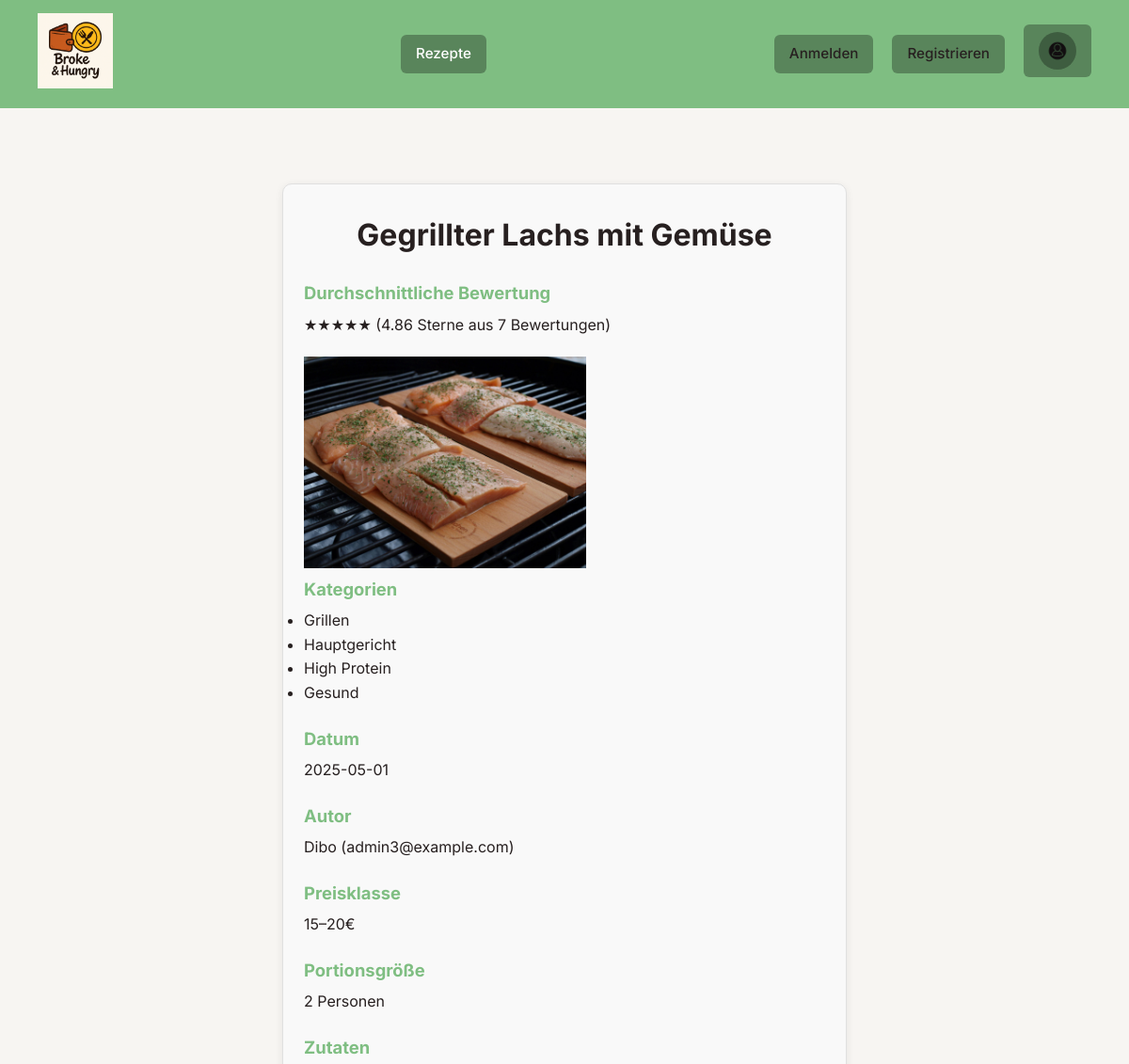
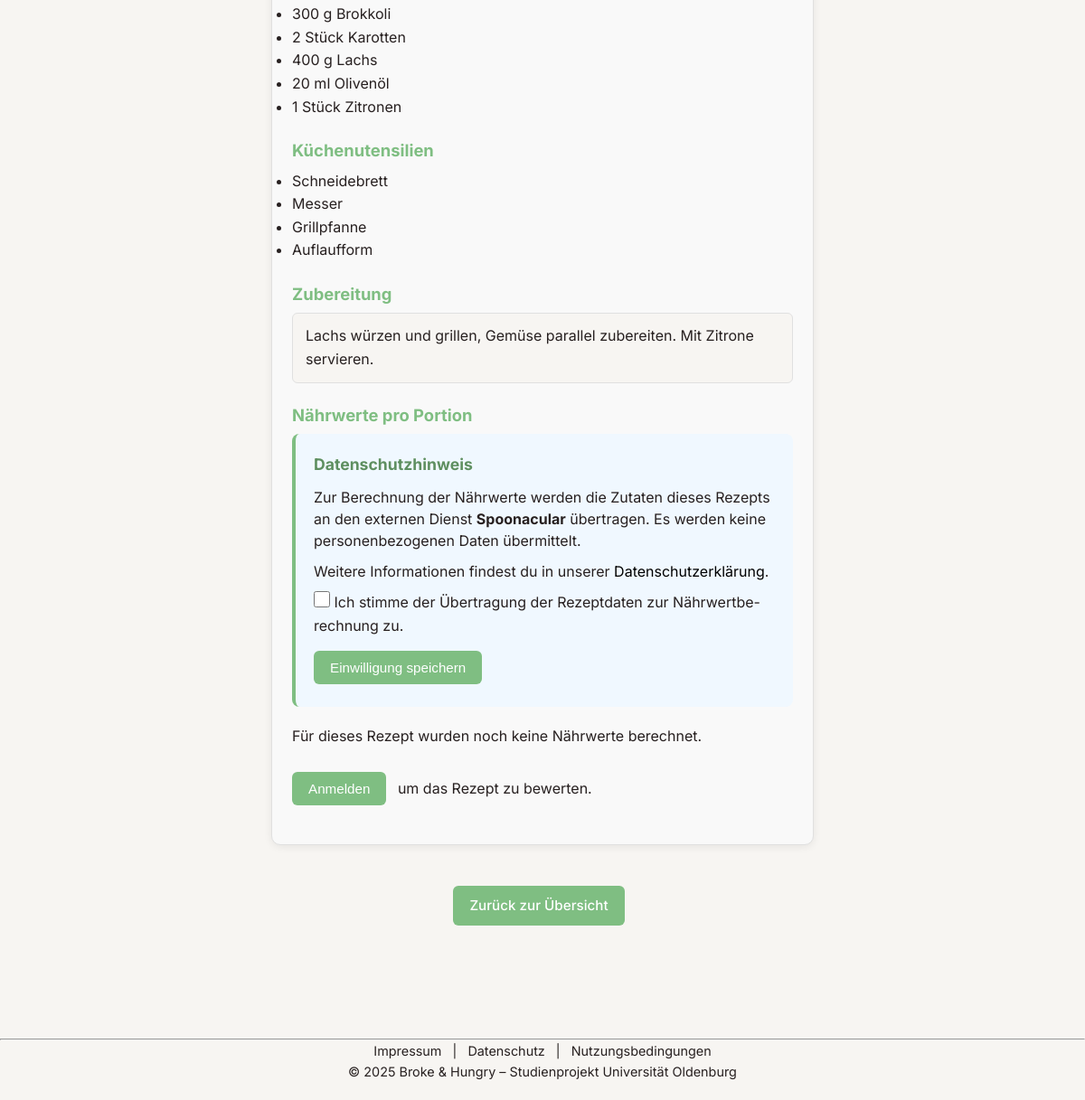
Screenshot of /index.php?page=rezept&id=3 with the database file from the repository (2 pictures, top to bottom).
### tables this page shows
CREATE TABLE Rezept (
            RezeptID INTEGER PRIMARY KEY AUTOINCREMENT,
            Titel TEXT NOT NULL,
            Zubereitung TEXT NOT NULL,
            BildPfad TEXT,
            ErstellerID INTEGER,
            PreisklasseID INTEGER,
            PortionsgroesseID INTEGER,
            Erstellungsdatum TEXT NOT NULL,
            FOREIGN KEY (ErstellerID) REFERENCES Nutzer(NutzerID) ON DELETE CASCADE,
            FOREIGN KEY (PreisklasseID) REFERENCES Preisklasse(PreisklasseID),
            FOREIGN KEY (PortionsgroesseID) REFERENCES Portionsgroesse(PortionsgroesseID)
        );

CREATE TABLE Nutzer (
            NutzerID INTEGER PRIMARY KEY AUTOINCREMENT,
            Benutzername TEXT NOT NULL,
            Email TEXT NOT NULL UNIQUE,
            PasswortHash TEXT NOT NULL,
            RegistrierungsDatum TEXT NOT NULL,
            IstAdmin INTEGER NOT NULL DEFAULT 0
        );

CREATE TABLE Preisklasse (
            PreisklasseID INTEGER PRIMARY KEY AUTOINCREMENT,
            Preisspanne TEXT NOT NULL
        );

CREATE TABLE Portionsgroesse (
            PortionsgroesseID INTEGER PRIMARY KEY AUTOINCREMENT,
            Angabe TEXT NOT NULL
        );

CREATE TABLE RezeptZutat (
            RezeptID INTEGER,
            Zutat TEXT,
            Menge TEXT,
            Einheit TEXT,
            PRIMARY KEY (RezeptID, Zutat),
            FOREIGN KEY (RezeptID) REFERENCES Rezept(RezeptID) ON DELETE CASCADE
        );

CREATE TABLE Utensil (
            UtensilID INTEGER PRIMARY KEY AUTOINCREMENT,
            Name TEXT NOT NULL
        );

### php/view/rezept.php (the view, shortened to what the rows shown need)
<main>
    <?php if (!empty($rezept)): ?>
        <article class="rezept-detail">
            <header>
                <h2 class="rezept-titel"><?= htmlspecialchars($rezept['titel'] ?? 'Unbekannt') ?></h2>
            </header>
            <section class="rezept-block">
                <h3>Durchschnittliche Bewertung</h3>
                <?php if (isset($durchschnitt) && $durchschnitt !== null && isset($anzahlBewertungen) && $anzahlBewertungen > 0): ?>
                    <p>
                        <?php
                        $sterne = round($durchschnitt);
                        for ($i = 1; $i <= 5; $i++) {
                            echo $i <= $sterne ? '★' : '☆';
                        }
                        ?>
                        (<?= number_format($durchschnitt, 2) ?> Sterne aus <?= $anzahlBewertungen ?> Bewertung<?= $anzahlBewertungen > 1 ? 'en' : '' ?>)
                    </p>
                <?php else: ?>
                    <p>Dieses Rezept wurde noch nicht bewertet.</p>
                <?php endif; ?>
            </section>
            <?php
            $projektRoot = realpath(__DIR__ . '/images/');
            $bildDatei = $projektRoot . ($rezept['bild'] ?? '');
            if (!empty($rezept['bild']) && file_exists($bildDatei)) {
                $bildUrl = $rezept['bild'];
            } else {
                echo "<p>Datei existiert NICHT am erwarteten Pfad: " . htmlspecialchars($bildDatei) . "</p>";
                $bildUrl = '/images/placeholder.jpg';
            }
            ?>
            <img src="<?= htmlspecialchars($bildUrl) ?>"
                 alt="<?= htmlspecialchars($rezept['titel'] ?? 'Rezeptbild') ?>"
                 style="max-width:300px;">
            <section class="rezept-block">
                <h3>Kategorien</h3>
                <?php if (!empty($rezept['kategorien'])): ?>
                    <ul>
                        <?php foreach ($rezept['kategorien'] as $kat): ?>
                            <li><?= htmlspecialchars($kat) ?></li>
                        <?php endforeach; ?>
                    </ul>
                <?php else: ?>
                    <p>Keine Kategorien</p>
                <?php endif; ?>
            </section>
            <section class="rezept-block">
                <h3>Datum</h3>
                <p><?= htmlspecialchars($rezept['datum'] ?? '-') ?></p>
            </section>
            <section class="rezept-block">
                <h3>Autor</h3>
                <p><?= htmlspecialchars($rezept['erstellerName'] ?? '-') ?> (<?= htmlspecialchars($rezept['erstellerEmail'] ?? '-') ?>)</p>
            </section>
            <section class="rezept-block">
                <h3>Preisklasse</h3>
                <p><?= htmlspecialchars($rezept['preisklasseName'] ?? '-') ?></p>
            </section>
            <section class="rezept-block">
                <h3>Portionsgröße</h3>
                <p><?= htmlspecialchars($rezept['portionsgroesseName'] ?? '-') ?></p>
            </section>
            <section class="rezept-block">
                <h3>Zutaten</h3>
                <?php if (!empty($rezept['zutaten']) && is_array($rezept['zutaten'])): ?>
                    <ul>
                        <?php foreach ($rezept['zutaten'] as $z): ?>
                            <li>
                                <?= htmlspecialchars($z['menge'] ?? '') ?>
                                <?= htmlspecialchars($z['einheit'] ?? '') ?>
                                <?= htmlspecialchars($z['zutat'] ?? '') ?>
                            </li>
                        <?php endforeach; ?>
                    </ul>
                <?php else: ?>
                    <p>Keine Zutaten angegeben.</p>
                <?php endif; ?>
            </section>
            <?php if (!empty($rezept['utensilien'])): ?>
                <section class="rezept-block">
                    <h3>Küchenutensilien</h3>
                    <ul>
                        <?php foreach ($rezept['utensilien'] as $utensil): ?>
                            <li><?= htmlspecialchars($utensil['Name']) ?></li>
                        <?php endforeach; ?>
                    </ul>
                </section>
            <?php endif; ?>
            <section class="rezept-block">
                <h3>Zubereitung</h3>
                <pre class="rezept-pre"><?= htmlspecialchars($rezept['zubereitung'] ?? 'Keine Angabe.') ?></pre>
            </section>
            <section class="rezept-block" id="naehrwerte-section">
                <h3>Nährwerte pro Portion</h3>
                <?php
                $hatEinwilligung = !empty($_SESSION['naehrwerte_einwilligung']);
                ?>
                <div id="consent-area" class="<?= $hatEinwilligung ? 'flash-hidden' : '' ?>" <?= $hatEinwilligung ? 'style="display: none;"' : '' ?>>
                    <div class="consent-info">
                        <h4>Datenschutzhinweis</h4>
                        <p>Zur Berechnung der Nährwerte werden die Zutaten dieses Rezepts an den externen Dienst <strong>Spoonacular</strong> übertragen. Es werden keine personenbezogenen Daten übermittelt.</p>
                        <p>Weitere Informationen findest du in unserer <a href="index.php?page=datenschutz" target="_blank">Datenschutzerklärung</a>.</p>
                        <label style="display: block; margin: 10px 0;">
                            <input type="checkbox" id="consent-checkbox">
                            Ich stimme der Übertragung der Rezeptdaten zur Nährwertberechnung zu.
                        </label>
                        <button type="button" id="consent-btn" class="btn" disabled>Einwilligung speichern</button>
                    </div>
                </div>
                <div id="naehrwerte-content">
                    <?php
                    $vorhandeneNaehrwerte = null;
                    try {
                        require_once 'php/model/NaehrwerteDAO.php';
                        $naehrwerteDAO = new NaehrwerteDAO();
                        $vorhandeneNaehrwerte = $naehrwerteDAO->holeNaehrwerte($rezept['id']);
                    } catch (Exception $e) {
                        error_log("Fehler beim Laden der Nährwerte: " . $e->getMessage());
                    }
                    ?>
                    <?php if ($vorhandeneNaehrwerte): ?>
                        <div id="naehrwerte-display">
                            <div class="naehrwerte-grid" style="display: grid; grid-template-columns: repeat(auto-fit, minmax(150px, 1fr)); gap: 10px; margin: 15px 0;">
                                <div class="naehrwert-item">
                                    <strong>Kalorien:</strong><br>
                                    <span class="naehrwert-wert"><?= number_format($vorhandeneNaehrwerte['kalorien'], 0) ?> kcal</span>
                                </div>
                                <div class="naehrwert-item">
                                    <strong>Protein:</strong><br>
                                    <span class="naehrwert-wert"><?= number_format($vorhandeneNaehrwerte['protein'], 1) ?> g</span>
                                </div>
                                <div class="naehrwert-item">
                                    <strong>Kohlenhydrate:</strong><br>
                                    <span class="naehrwert-wert"><?= number_format($vorhandeneNaehrwerte['kohlenhydrate'], 1) ?> g</span>
                                </div>
                                <div class="naehrwert-item">
                                    <strong>Fett:</strong><br>
                                    <span class="naehrwert-wert"><?= number_format($vorhandeneNaehrwerte['fett'], 1) ?> g</span>
                                </div>
                                <div class="naehrwert-item">
                                    <strong>Ballaststoffe:</strong><br>
                                    <span class="naehrwert-wert"><?= number_format($vorhandeneNaehrwerte['ballaststoffe'], 1) ?> g</span>
                                </div>
                                <div class="naehrwert-item">
                                    <strong>Zucker:</strong><br>
                                    <span class="naehrwert-wert"><?= number_format($vorhandeneNaehrwerte['zucker'], 1) ?> g</span>
                                </div>
                            </div>
                            <p style="font-size: 0.9em; color: #666; margin-top: 10px;">
                                Berechnet am: <?= date('d.m.Y', strtotime($vorhandeneNaehrwerte['berechnet_am'])) ?>
                            </p>
                        </div>
                    <?php else: ?>
                        <div id="naehrwerte-placeholder">
                            <p>Für dieses Rezept wurden noch keine Nährwerte berechnet.</p>
                        </div>
                    <?php endif; ?>
                </div>
            </section>
            <?php if (empty($_SESSION['nutzerId'])): ?>
                <section class="rezept-block" style="margin-top: 20px;">
                    <form action="index.php" method="get" style="display:inline;">
                        <button type="submit" class="btn">Anmelden</button>
                    </form>
                    <span>um das Rezept zu bewerten.</span>
                </section>
            <?php elseif (isset($istEigenerErsteller) && $istEigenerErsteller): ?>
                <section class="rezept-block" style="margin-top: 20px;">
                    <p>Du kannst dein eigenes Rezept nicht bewerten.</p>
                </section>
            <?php endif; ?>
        </article>
    <?php else: ?>
        <div class="message-box">Rezept nicht gefunden.</div>
    <?php endif; ?>
</main>

### rows the page displays
rezept: Titel "Gegrillter Lachs mit Gemüse", BildPfad (picture), Erstellungsdatum "2025-05-01", ErstellerID.Benutzername "Dibo", ErstellerID.Email "admin3@example.com", PreisklasseID.Preisspanne "15–20€", PortionsgroesseID.Angabe "2 Personen", Zubereitung "Lachs würzen und grillen, Gemüse parallel zubereiten. Mit Zitrone servieren."
rezeptzutat: Menge "300", Einheit "g", Zutat "Brokkoli"
rezeptzutat: Menge "2", Einheit "Stück", Zutat "Karotten"
rezeptzutat: Menge "400", Einheit "g", Zutat "Lachs"
rezeptzutat: Menge "20", Einheit "ml", Zutat "Olivenöl"
rezeptzutat: Menge "1", Einheit "Stück", Zutat "Zitronen"
utensil: Name "Schneidebrett"
utensil: Name "Messer"
utensil: Name "Grillpfanne"
utensil: Name "Auflaufform"

### other values shown
$durchschnitt "4.86"
$anzahlBewertungen "7"
$kat "Grillen"
$kat "Hauptgericht"
$kat "High Protein"
$kat "Gesund"
